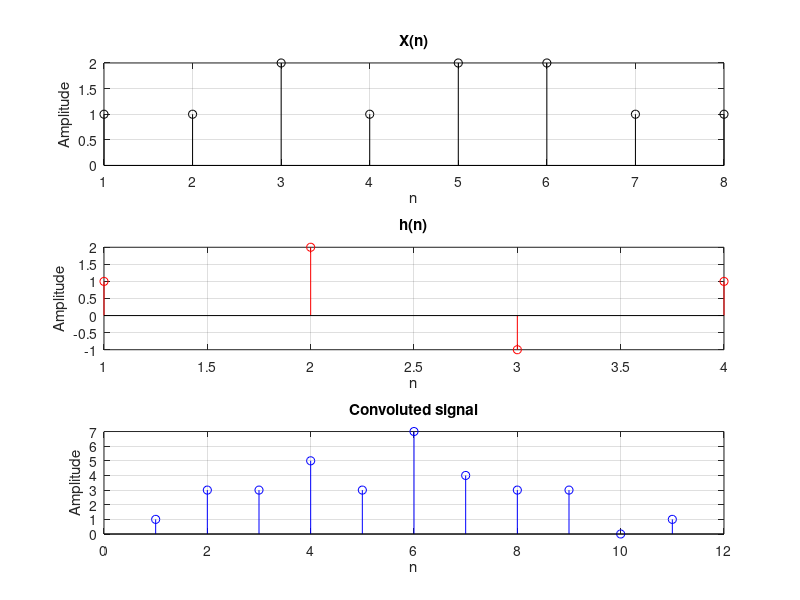

Recreate this plot in MATLAB.
clc;
clear all;
x=[1 1 2 1 2 2 1 1 ];
h=[1,2,-1,1];

y=conv(x,h)

n1=length(x);
n2=length(h);
N=n1+n2-1;

subplot(3,1,1);
stem(x,'black');
grid on;
title('X(n)');
xlabel('n');
ylabel('Amplitude');


subplot(3,1,2);
stem(h,'red');
grid on;
title('h(n)');
xlabel('n');
ylabel('Amplitude');

subplot(3,1,3);
stem(y,'blue');
grid on;
title('Convoluted signal');
xlabel('n');
ylabel('Amplitude');